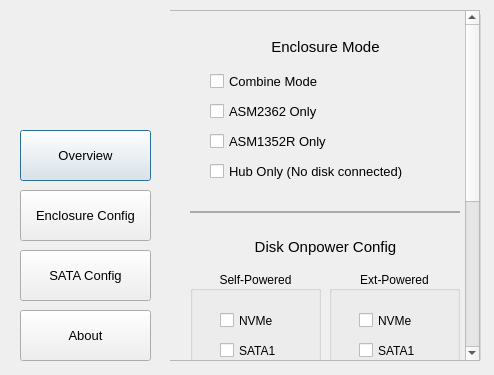
<?xml version="1.0" encoding="UTF-8"?>
<ui version="4.0">
 <class>main_interface</class>
 <widget class="QDialog" name="main_interface">
  <property name="geometry">
   <rect>
    <x>0</x>
    <y>0</y>
    <width>494</width>
    <height>375</height>
   </rect>
  </property>
  <property name="windowTitle">
   <string>R-SODIUM Ultra SSD Enclosure Manager</string>
  </property>
  <property name="windowIcon">
   <iconset resource="usm.qrc">
    <normaloff>:/img/icon.ico</normaloff>:/img/icon.ico</iconset>
  </property>
  <widget class="QLabel" name="label_2">
   <property name="geometry">
    <rect>
     <x>10</x>
     <y>20</y>
     <width>151</width>
     <height>91</height>
    </rect>
   </property>
   <property name="sizePolicy">
    <sizepolicy hsizetype="Minimum" vsizetype="Minimum">
     <horstretch>0</horstretch>
     <verstretch>0</verstretch>
    </sizepolicy>
   </property>
   <property name="minimumSize">
    <size>
     <width>141</width>
     <height>70</height>
    </size>
   </property>
   <property name="font">
    <font>
     <pointsize>11</pointsize>
    </font>
   </property>
   <property name="styleSheet">
    <string notr="true"/>
   </property>
   <property name="text">
    <string/>
   </property>
   <property name="pixmap">
    <pixmap resource="usm.qrc">:/img/logo.svg</pixmap>
   </property>
   <property name="scaledContents">
    <bool>true</bool>
   </property>
   <property name="alignment">
    <set>Qt::AlignmentFlag::AlignCenter</set>
   </property>
  </widget>
  <widget class="QPushButton" name="overview_button">
   <property name="geometry">
    <rect>
     <x>20</x>
     <y>130</y>
     <width>131</width>
     <height>51</height>
    </rect>
   </property>
   <property name="font">
    <font>
     <pointsize>10</pointsize>
    </font>
   </property>
   <property name="text">
    <string>Overview</string>
   </property>
  </widget>
  <widget class="QPushButton" name="SATA_Interface_button">
   <property name="geometry">
    <rect>
     <x>20</x>
     <y>250</y>
     <width>131</width>
     <height>51</height>
    </rect>
   </property>
   <property name="font">
    <font>
     <pointsize>10</pointsize>
    </font>
   </property>
   <property name="text">
    <string>SATA Config</string>
   </property>
  </widget>
  <widget class="QPushButton" name="boxmode_button">
   <property name="geometry">
    <rect>
     <x>20</x>
     <y>190</y>
     <width>131</width>
     <height>51</height>
    </rect>
   </property>
   <property name="font">
    <font>
     <pointsize>10</pointsize>
    </font>
   </property>
   <property name="autoFillBackground">
    <bool>false</bool>
   </property>
   <property name="text">
    <string>Enclosure Config</string>
   </property>
  </widget>
  <widget class="QPushButton" name="about_button">
   <property name="geometry">
    <rect>
     <x>20</x>
     <y>310</y>
     <width>131</width>
     <height>51</height>
    </rect>
   </property>
   <property name="font">
    <font>
     <pointsize>10</pointsize>
    </font>
   </property>
   <property name="text">
    <string>About</string>
   </property>
  </widget>
  <widget class="QGroupBox" name="sataconfig">
   <property name="enabled">
    <bool>true</bool>
   </property>
   <property name="geometry">
    <rect>
     <x>170</x>
     <y>10</y>
     <width>311</width>
     <height>351</height>
    </rect>
   </property>
   <property name="font">
    <font>
     <italic>false</italic>
    </font>
   </property>
   <property name="autoFillBackground">
    <bool>true</bool>
   </property>
   <property name="title">
    <string/>
   </property>
   <property name="checkable">
    <bool>false</bool>
   </property>
   <widget class="QCheckBox" name="JBOD">
    <property name="geometry">
     <rect>
      <x>40</x>
      <y>136</y>
      <width>111</width>
      <height>19</height>
     </rect>
    </property>
    <property name="text">
     <string>SPAN / JBOD</string>
    </property>
   </widget>
   <widget class="QCheckBox" name="R1">
    <property name="geometry">
     <rect>
      <x>40</x>
      <y>106</y>
      <width>80</width>
      <height>19</height>
     </rect>
    </property>
    <property name="text">
     <string>RAID 1</string>
    </property>
   </widget>
   <widget class="QCheckBox" name="R0">
    <property name="geometry">
     <rect>
      <x>40</x>
      <y>76</y>
      <width>80</width>
      <height>19</height>
     </rect>
    </property>
    <property name="text">
     <string>RAID 0</string>
    </property>
   </widget>
   <widget class="QLabel" name="label">
    <property name="geometry">
     <rect>
      <x>60</x>
      <y>26</y>
      <width>191</width>
      <height>41</height>
     </rect>
    </property>
    <property name="font">
     <font>
      <pointsize>11</pointsize>
      <italic>false</italic>
     </font>
    </property>
    <property name="text">
     <string>ASM1352R RAID Config</string>
    </property>
    <property name="alignment">
     <set>Qt::AlignmentFlag::AlignCenter</set>
    </property>
   </widget>
   <widget class="QCheckBox" name="PM">
    <property name="geometry">
     <rect>
      <x>40</x>
      <y>166</y>
      <width>111</width>
      <height>19</height>
     </rect>
    </property>
    <property name="acceptDrops">
     <bool>false</bool>
    </property>
    <property name="text">
     <string>Normal</string>
    </property>
    <property name="checked">
     <bool>true</bool>
    </property>
   </widget>
   <widget class="QPushButton" name="sata_execute">
    <property name="geometry">
     <rect>
      <x>200</x>
      <y>290</y>
      <width>91</width>
      <height>41</height>
     </rect>
    </property>
    <property name="text">
     <string>Execute</string>
    </property>
   </widget>
   <widget class="QSpinBox" name="powertime">
    <property name="geometry">
     <rect>
      <x>160</x>
      <y>216</y>
      <width>61</width>
      <height>31</height>
     </rect>
    </property>
    <property name="minimum">
     <number>1</number>
    </property>
    <property name="maximum">
     <number>10</number>
    </property>
   </widget>
   <widget class="QLabel" name="label_3">
    <property name="geometry">
     <rect>
      <x>30</x>
      <y>215</y>
      <width>141</width>
      <height>31</height>
     </rect>
    </property>
    <property name="font">
     <font>
      <pointsize>10</pointsize>
      <italic>false</italic>
     </font>
    </property>
    <property name="text">
     <string>SATA power-up after</string>
    </property>
   </widget>
   <widget class="QLabel" name="label_4">
    <property name="geometry">
     <rect>
      <x>230</x>
      <y>220</y>
      <width>53</width>
      <height>21</height>
     </rect>
    </property>
    <property name="text">
     <string>second/s.</string>
    </property>
   </widget>
  </widget>
  <widget class="QGroupBox" name="boxmode">
   <property name="geometry">
    <rect>
     <x>170</x>
     <y>10</y>
     <width>311</width>
     <height>351</height>
    </rect>
   </property>
   <property name="autoFillBackground">
    <bool>true</bool>
   </property>
   <property name="title">
    <string/>
   </property>
   <widget class="QScrollArea" name="scrollArea">
    <property name="geometry">
     <rect>
      <x>-1</x>
      <y>0</y>
      <width>311</width>
      <height>351</height>
     </rect>
    </property>
    <property name="autoFillBackground">
     <bool>false</bool>
    </property>
    <property name="widgetResizable">
     <bool>true</bool>
    </property>
    <widget class="QWidget" name="scrollAreaWidgetContents">
     <property name="geometry">
      <rect>
       <x>0</x>
       <y>-286</y>
       <width>297</width>
       <height>635</height>
      </rect>
     </property>
     <property name="minimumSize">
      <size>
       <width>100</width>
       <height>635</height>
      </size>
     </property>
     <property name="autoFillBackground">
      <bool>true</bool>
     </property>
     <widget class="QCheckBox" name="sataonly">
      <property name="geometry">
       <rect>
        <x>40</x>
        <y>120</y>
        <width>231</width>
        <height>21</height>
       </rect>
      </property>
      <property name="font">
       <font>
        <pointsize>10</pointsize>
       </font>
      </property>
      <property name="text">
       <string>ASM1352R Only</string>
      </property>
     </widget>
     <widget class="QPushButton" name="boxmode_execute">
      <property name="geometry">
       <rect>
        <x>200</x>
        <y>580</y>
        <width>91</width>
        <height>41</height>
       </rect>
      </property>
      <property name="text">
       <string>Execute</string>
      </property>
     </widget>
     <widget class="QCheckBox" name="combinemode">
      <property name="geometry">
       <rect>
        <x>40</x>
        <y>60</y>
        <width>231</width>
        <height>21</height>
       </rect>
      </property>
      <property name="font">
       <font>
        <pointsize>10</pointsize>
       </font>
      </property>
      <property name="text">
       <string>Combine Mode</string>
      </property>
     </widget>
     <widget class="QLabel" name="label_6">
      <property name="geometry">
       <rect>
        <x>70</x>
        <y>480</y>
        <width>171</width>
        <height>31</height>
       </rect>
      </property>
      <property name="font">
       <font>
        <pointsize>11</pointsize>
       </font>
      </property>
      <property name="text">
       <string>Other Configuration</string>
      </property>
      <property name="alignment">
       <set>Qt::AlignmentFlag::AlignCenter</set>
      </property>
     </widget>
     <widget class="QCheckBox" name="hubonly">
      <property name="geometry">
       <rect>
        <x>40</x>
        <y>150</y>
        <width>231</width>
        <height>21</height>
       </rect>
      </property>
      <property name="font">
       <font>
        <pointsize>10</pointsize>
       </font>
      </property>
      <property name="text">
       <string>Hub Only (No disk connected)</string>
      </property>
     </widget>
     <widget class="QCheckBox" name="nvmeonly">
      <property name="geometry">
       <rect>
        <x>40</x>
        <y>90</y>
        <width>231</width>
        <height>21</height>
       </rect>
      </property>
      <property name="font">
       <font>
        <pointsize>10</pointsize>
       </font>
      </property>
      <property name="text">
       <string>ASM2362 Only</string>
      </property>
     </widget>
     <widget class="QLabel" name="label_5">
      <property name="geometry">
       <rect>
        <x>70</x>
        <y>20</y>
        <width>171</width>
        <height>31</height>
       </rect>
      </property>
      <property name="font">
       <font>
        <pointsize>11</pointsize>
       </font>
      </property>
      <property name="text">
       <string>Enclosure Mode</string>
      </property>
      <property name="alignment">
       <set>Qt::AlignmentFlag::AlignCenter</set>
      </property>
     </widget>
     <widget class="QCheckBox" name="storageconfig">
      <property name="geometry">
       <rect>
        <x>20</x>
        <y>520</y>
        <width>261</width>
        <height>21</height>
       </rect>
      </property>
      <property name="font">
       <font>
        <pointsize>10</pointsize>
       </font>
      </property>
      <property name="text">
       <string>Keep mode config for next power up.</string>
      </property>
     </widget>
     <widget class="QLabel" name="label_12">
      <property name="geometry">
       <rect>
        <x>70</x>
        <y>220</y>
        <width>171</width>
        <height>31</height>
       </rect>
      </property>
      <property name="font">
       <font>
        <pointsize>11</pointsize>
       </font>
      </property>
      <property name="text">
       <string>Disk Onpower Config</string>
      </property>
      <property name="alignment">
       <set>Qt::AlignmentFlag::AlignCenter</set>
      </property>
     </widget>
     <widget class="QGroupBox" name="groupBox">
      <property name="geometry">
       <rect>
        <x>20</x>
        <y>260</y>
        <width>131</width>
        <height>161</height>
       </rect>
      </property>
      <property name="title">
       <string>Self-Powered</string>
      </property>
      <property name="alignment">
       <set>Qt::AlignmentFlag::AlignCenter</set>
      </property>
      <widget class="QCheckBox" name="checkBox">
       <property name="geometry">
        <rect>
         <x>30</x>
         <y>40</y>
         <width>83</width>
         <height>19</height>
        </rect>
       </property>
       <property name="text">
        <string>NVMe</string>
       </property>
      </widget>
      <widget class="QCheckBox" name="checkBox_2">
       <property name="geometry">
        <rect>
         <x>30</x>
         <y>70</y>
         <width>83</width>
         <height>19</height>
        </rect>
       </property>
       <property name="text">
        <string>SATA1</string>
       </property>
      </widget>
      <widget class="QCheckBox" name="checkBox_3">
       <property name="geometry">
        <rect>
         <x>30</x>
         <y>100</y>
         <width>83</width>
         <height>19</height>
        </rect>
       </property>
       <property name="text">
        <string>SATA2</string>
       </property>
      </widget>
     </widget>
     <widget class="QGroupBox" name="groupBox_2">
      <property name="geometry">
       <rect>
        <x>159</x>
        <y>260</y>
        <width>131</width>
        <height>161</height>
       </rect>
      </property>
      <property name="title">
       <string>Ext-Powered</string>
      </property>
      <property name="alignment">
       <set>Qt::AlignmentFlag::AlignCenter</set>
      </property>
      <widget class="QCheckBox" name="checkBox_6">
       <property name="geometry">
        <rect>
         <x>30</x>
         <y>70</y>
         <width>83</width>
         <height>19</height>
        </rect>
       </property>
       <property name="text">
        <string>SATA1</string>
       </property>
      </widget>
      <widget class="QCheckBox" name="checkBox_4">
       <property name="geometry">
        <rect>
         <x>30</x>
         <y>100</y>
         <width>83</width>
         <height>19</height>
        </rect>
       </property>
       <property name="text">
        <string>SATA2</string>
       </property>
      </widget>
      <widget class="QCheckBox" name="checkBox_5">
       <property name="geometry">
        <rect>
         <x>30</x>
         <y>40</y>
         <width>83</width>
         <height>19</height>
        </rect>
       </property>
       <property name="text">
        <string>NVMe</string>
       </property>
      </widget>
     </widget>
     <widget class="QLabel" name="label_13">
      <property name="geometry">
       <rect>
        <x>20</x>
        <y>200</y>
        <width>270</width>
        <height>2</height>
       </rect>
      </property>
      <property name="autoFillBackground">
       <bool>false</bool>
      </property>
      <property name="styleSheet">
       <string notr="true">background-color: rgb(170, 170, 170);</string>
      </property>
      <property name="text">
       <string/>
      </property>
     </widget>
     <widget class="QLabel" name="label_14">
      <property name="geometry">
       <rect>
        <x>20</x>
        <y>450</y>
        <width>270</width>
        <height>2</height>
       </rect>
      </property>
      <property name="autoFillBackground">
       <bool>false</bool>
      </property>
      <property name="styleSheet">
       <string notr="true">background-color: rgb(170, 170, 170);</string>
      </property>
      <property name="text">
       <string/>
      </property>
     </widget>
    </widget>
   </widget>
  </widget>
  <widget class="QGroupBox" name="overview">
   <property name="geometry">
    <rect>
     <x>170</x>
     <y>10</y>
     <width>311</width>
     <height>351</height>
    </rect>
   </property>
   <property name="autoFillBackground">
    <bool>true</bool>
   </property>
   <property name="title">
    <string/>
   </property>
   <widget class="QLabel" name="label_7">
    <property name="geometry">
     <rect>
      <x>80</x>
      <y>40</y>
      <width>161</width>
      <height>31</height>
     </rect>
    </property>
    <property name="font">
     <font>
      <pointsize>11</pointsize>
     </font>
    </property>
    <property name="text">
     <string>Overview</string>
    </property>
    <property name="alignment">
     <set>Qt::AlignmentFlag::AlignCenter</set>
    </property>
   </widget>
   <widget class="QLabel" name="label_8">
    <property name="geometry">
     <rect>
      <x>50</x>
      <y>90</y>
      <width>151</width>
      <height>21</height>
     </rect>
    </property>
    <property name="font">
     <font>
      <pointsize>10</pointsize>
     </font>
    </property>
    <property name="text">
     <string>NVMe onpower status:</string>
    </property>
   </widget>
   <widget class="QLabel" name="nvme_status">
    <property name="geometry">
     <rect>
      <x>200</x>
      <y>90</y>
      <width>71</width>
      <height>21</height>
     </rect>
    </property>
    <property name="font">
     <font>
      <pointsize>10</pointsize>
     </font>
    </property>
    <property name="styleSheet">
     <string notr="true">color: rgb(255, 0, 0);</string>
    </property>
    <property name="text">
     <string>False</string>
    </property>
    <property name="alignment">
     <set>Qt::AlignmentFlag::AlignCenter</set>
    </property>
   </widget>
   <widget class="QLabel" name="sata1_status">
    <property name="geometry">
     <rect>
      <x>200</x>
      <y>120</y>
      <width>71</width>
      <height>21</height>
     </rect>
    </property>
    <property name="font">
     <font>
      <pointsize>10</pointsize>
     </font>
    </property>
    <property name="styleSheet">
     <string notr="true">color: rgb(0, 170, 0);</string>
    </property>
    <property name="text">
     <string>True</string>
    </property>
    <property name="alignment">
     <set>Qt::AlignmentFlag::AlignCenter</set>
    </property>
   </widget>
   <widget class="QLabel" name="label_9">
    <property name="geometry">
     <rect>
      <x>50</x>
      <y>120</y>
      <width>151</width>
      <height>21</height>
     </rect>
    </property>
    <property name="font">
     <font>
      <pointsize>10</pointsize>
     </font>
    </property>
    <property name="text">
     <string>SATA1 onpower status:</string>
    </property>
   </widget>
   <widget class="QLabel" name="sata2_status">
    <property name="geometry">
     <rect>
      <x>200</x>
      <y>150</y>
      <width>71</width>
      <height>21</height>
     </rect>
    </property>
    <property name="font">
     <font>
      <pointsize>10</pointsize>
     </font>
    </property>
    <property name="styleSheet">
     <string notr="true">color: rgb(0, 170, 0);</string>
    </property>
    <property name="text">
     <string>True</string>
    </property>
    <property name="alignment">
     <set>Qt::AlignmentFlag::AlignCenter</set>
    </property>
   </widget>
   <widget class="QLabel" name="label_10">
    <property name="geometry">
     <rect>
      <x>50</x>
      <y>150</y>
      <width>151</width>
      <height>21</height>
     </rect>
    </property>
    <property name="font">
     <font>
      <pointsize>10</pointsize>
     </font>
    </property>
    <property name="text">
     <string>SATA2 onpower status:</string>
    </property>
   </widget>
   <widget class="QLabel" name="ext_power_status">
    <property name="geometry">
     <rect>
      <x>200</x>
      <y>180</y>
      <width>71</width>
      <height>21</height>
     </rect>
    </property>
    <property name="font">
     <font>
      <pointsize>10</pointsize>
     </font>
    </property>
    <property name="styleSheet">
     <string notr="true">color: rgb(255, 0, 0);</string>
    </property>
    <property name="text">
     <string>False</string>
    </property>
    <property name="alignment">
     <set>Qt::AlignmentFlag::AlignCenter</set>
    </property>
   </widget>
   <widget class="QLabel" name="label_11">
    <property name="geometry">
     <rect>
      <x>50</x>
      <y>180</y>
      <width>141</width>
      <height>21</height>
     </rect>
    </property>
    <property name="font">
     <font>
      <pointsize>10</pointsize>
     </font>
    </property>
    <property name="text">
     <string>External power status:</string>
    </property>
    <property name="alignment">
     <set>Qt::AlignmentFlag::AlignCenter</set>
    </property>
   </widget>
   <widget class="QLabel" name="ext_pwr_tips">
    <property name="geometry">
     <rect>
      <x>30</x>
      <y>240</y>
      <width>261</width>
      <height>41</height>
     </rect>
    </property>
    <property name="font">
     <font>
      <pointsize>10</pointsize>
      <bold>true</bold>
     </font>
    </property>
    <property name="styleSheet">
     <string notr="true">color: rgb(255, 0, 0);</string>
    </property>
    <property name="text">
     <string>Recommended to use external power
for better stability and performance.</string>
    </property>
    <property name="alignment">
     <set>Qt::AlignmentFlag::AlignCenter</set>
    </property>
   </widget>
  </widget>
  <widget class="QGroupBox" name="about">
   <property name="geometry">
    <rect>
     <x>170</x>
     <y>10</y>
     <width>311</width>
     <height>351</height>
    </rect>
   </property>
   <property name="autoFillBackground">
    <bool>true</bool>
   </property>
   <property name="title">
    <string/>
   </property>
   <property name="alignment">
    <set>Qt::AlignmentFlag::AlignCenter</set>
   </property>
   <widget class="QLabel" name="label_15">
    <property name="geometry">
     <rect>
      <x>130</x>
      <y>50</y>
      <width>161</width>
      <height>91</height>
     </rect>
    </property>
    <property name="text">
     <string/>
    </property>
    <property name="pixmap">
     <pixmap resource="usm.qrc">:/img/logo.svg</pixmap>
    </property>
    <property name="scaledContents">
     <bool>true</bool>
    </property>
   </widget>
   <widget class="QLabel" name="label_16">
    <property name="geometry">
     <rect>
      <x>40</x>
      <y>40</y>
      <width>100</width>
      <height>100</height>
     </rect>
    </property>
    <property name="text">
     <string/>
    </property>
    <property name="pixmap">
     <pixmap resource="usm.qrc">:/img/icon-non-background.png</pixmap>
    </property>
    <property name="scaledContents">
     <bool>true</bool>
    </property>
   </widget>
   <widget class="QLabel" name="label_17">
    <property name="geometry">
     <rect>
      <x>80</x>
      <y>170</y>
      <width>151</width>
      <height>16</height>
     </rect>
    </property>
    <property name="text">
     <string>Open-sourced On Github:</string>
    </property>
    <property name="openExternalLinks">
     <bool>false</bool>
    </property>
    <property name="textInteractionFlags">
     <set>Qt::TextInteractionFlag::NoTextInteraction</set>
    </property>
   </widget>
   <widget class="QLabel" name="label_18">
    <property name="geometry">
     <rect>
      <x>10</x>
      <y>190</y>
      <width>291</width>
      <height>41</height>
     </rect>
    </property>
    <property name="text">
     <string>https://github.com/barryblueice/
R-SODIUM-Ultra-Enclosure-Manager</string>
    </property>
    <property name="alignment">
     <set>Qt::AlignmentFlag::AlignCenter</set>
    </property>
    <property name="textInteractionFlags">
     <set>Qt::TextInteractionFlag::LinksAccessibleByKeyboard|Qt::TextInteractionFlag::LinksAccessibleByMouse|Qt::TextInteractionFlag::TextBrowserInteraction|Qt::TextInteractionFlag::TextEditable|Qt::TextInteractionFlag::TextEditorInteraction|Qt::TextInteractionFlag::TextSelectableByKeyboard|Qt::TextInteractionFlag::TextSelectableByMouse</set>
    </property>
   </widget>
   <widget class="QLabel" name="label_19">
    <property name="geometry">
     <rect>
      <x>10</x>
      <y>250</y>
      <width>291</width>
      <height>20</height>
     </rect>
    </property>
    <property name="text">
     <string>Hope you enjoy my work! :)</string>
    </property>
    <property name="alignment">
     <set>Qt::AlignmentFlag::AlignCenter</set>
    </property>
   </widget>
  </widget>
  <zorder>overview_button</zorder>
  <zorder>label_2</zorder>
  <zorder>SATA_Interface_button</zorder>
  <zorder>boxmode_button</zorder>
  <zorder>about_button</zorder>
  <zorder>sataconfig</zorder>
  <zorder>overview</zorder>
  <zorder>about</zorder>
  <zorder>boxmode</zorder>
 </widget>
 <resources>
  <include location="usm.qrc"/>
 </resources>
 <connections/>
</ui>
